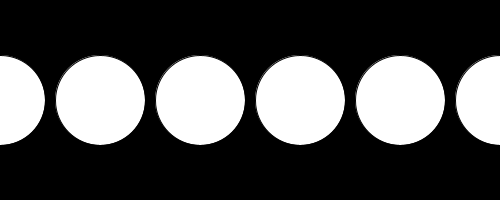
Frame 1 (no input)
Frame 60 (the mouse pressed at the canvas centre just before this capture): identical to frame 1, image omitted
Frame 120 (the mouse held since frame 60 and released just before this capture): identical to frame 1, image omitted

The Processing sketch that drew this single still picture (run headless with seeded random() and noise(); from frame 60 on, the mouse is pressed at the canvas centre):

// Processing sketch: tut02_01
// ── tut02_01.pde
int[] data = {10, 20, 30, 90, 50, 20};  // diameters //<>//
int largerNum = 0;

void setup()
{
  size(500, 200);
  
  for(int i = 0; i < data.length; i++){
    if(data[i] > largerNum){
      largerNum = data[i];
    }
  }
}

void draw()
{
  background(0, 0, 0);

  for (int i = 0; i < data.length; i++)
  {
    ellipse(i*100, 100, largerNum, largerNum);
  }
}
